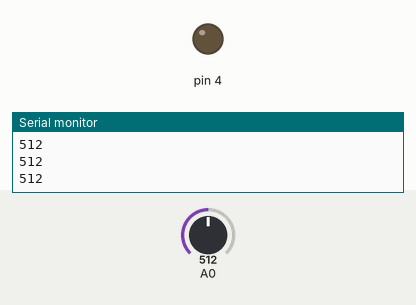
Simulated run of this sketch. Board: Arduino Uno, built with avr-gcc and run on an emulated ATmega328P. Parts: output pins drawn as LEDs (lit = HIGH), the last lines printed to the serial monitor. The test bench sets the inputs (shaded band); at power-on: A0 = 512.

Above: at 1.2 s.
1.3 s: A0 set to 217
2.8 s: A0 set to 190
At 3.3 s:
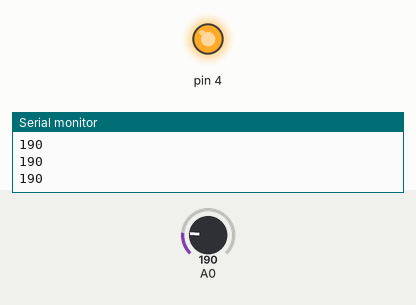
4.3 s: A0 set to 210
At 5.5 s:
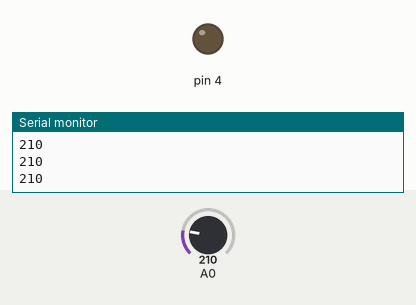
5.8 s: A0 set to 122
At 6.9 s:
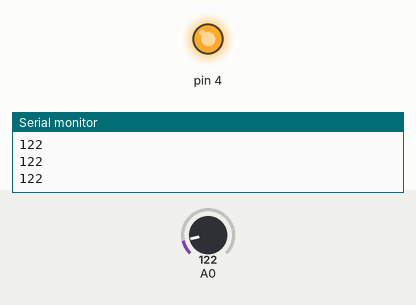
Timing chart, 0 to 8.3 s (numbered marks = the images above; inputs shaded):
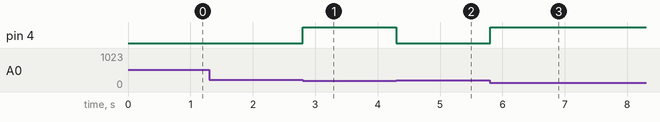

Measured:
- the behaviour switches between 200 and 199 on A0 (found by bisection; images 0 and 1)
- after the input at 2.8 s, pin 4: LOW → HIGH at once
- after the input at 4.3 s, pin 4: HIGH → LOW at once
- after the input at 5.8 s, pin 4: LOW → HIGH at once

The sketch:

analogRead-02-LDR.ino
```cpp
void setup() {
  pinMode(4, OUTPUT);
  Serial.begin(9600);
}

void loop() {
  int a0v = analogRead(A0);
  Serial.println(a0v);

  if (a0v < 200) {
    digitalWrite(4, HIGH);
  } else {
    digitalWrite(4, LOW);
  }

  delay(20);
}
```
